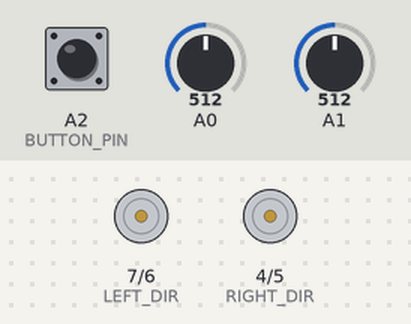
This sketch was run on a simulated Arduino Uno, built with avr-gcc and run on an emulated ATmega328P. Parts: direction and speed pins drawn as motors (green arrow = direction pin HIGH = forward, orange = LOW = backward, longer = more drive). Inputs (shaded band) come from the test bench; at power-on: A2 (BUTTON_PIN) HIGH, A0 = 512, A1 = 512.

Above: at 1.2 s.
1.3 s: A2 (BUTTON_PIN) pulled LOW for 0.15 s
At 1.5 s:
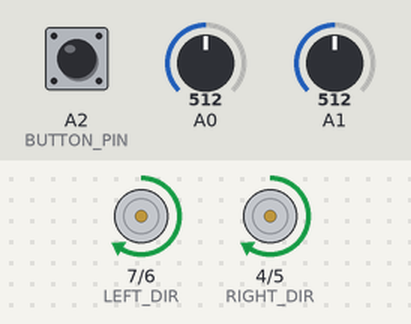
4.3 s: A0 set to 684
7.3 s: A0 set to 708
At 8.3 s:
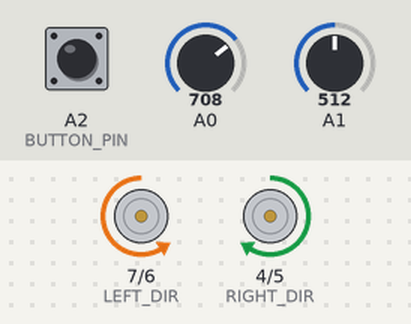
8.8 s: A2 (BUTTON_PIN) pulled LOW for 1 s
At 8.9 s:
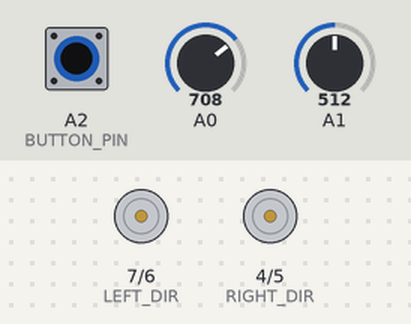
11.3 s: A2 (BUTTON_PIN) pulled LOW for 3.2 s
At 15.4 s:
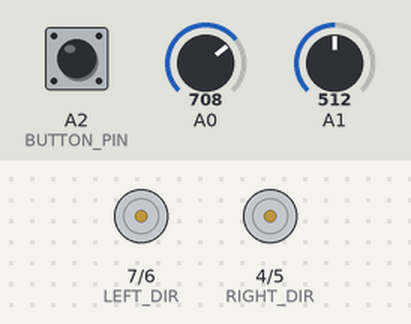
Timing chart, 0 to 16.9 s (numbered marks = the images above; inputs shaded):
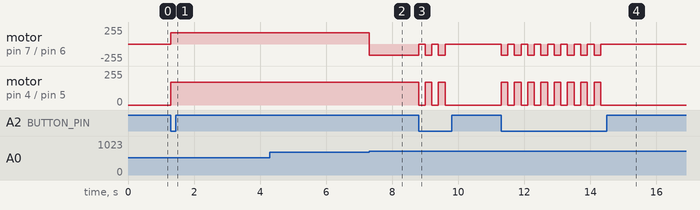

Measured:
- the behaviour switches between 700 and 701 on A0 (found by bisection; images 1 and 2)
- after the input at 1.3 s, motor on pin 7 (LEFT_DIR) / pin 6 (LEFT_SPEED), motor on pin 4 (RIGHT_DIR) / pin 5 (RIGHT_SPEED): stopped → forward 170/255 at once
- after the input at 7.3 s, motor on pin 7 (LEFT_DIR) / pin 6 (LEFT_SPEED): forward 170/255 → backward 170/255 at once

The sketch:

car.ino
```cpp
#define RIGHT_SPEED 5
#define LEFT_SPEED 6
#define RIGHT_DIR 4
#define LEFT_DIR 7
#define SENSOR_RIGHT A0
#define SENSOR_LEFT A1
#define BUTTON_PIN A2

const int SENSOR_THRESHOLD = 700;
const int BASE_SPEED = 170;
const int BACK_TIME = 200;

int sensorValue = 0;

bool isActive = false;
bool isSearching = false;
unsigned long lostTime = 0;

void setup() {
    //Serial.begin(9600);
    pinMode(RIGHT_DIR, OUTPUT);
    pinMode(LEFT_DIR, OUTPUT);
    pinMode(BUTTON_PIN, INPUT_PULLUP);
}

void loop()
{
    sensorValue = analogRead(A1);
    handleButton();
    //Serial.print("sensor = ");
    //Serial.print(sensorValue);
    //Serial.print('\n');

    if(isActive) {
        if(isSearching) {
            handleSearch();
        } else {
            followLine();
        }
    } else {
        stopMotors();
    }

}

void followLine()
{
    bool right = digitalReadSensor(SENSOR_RIGHT);
    bool left = digitalReadSensor(SENSOR_LEFT);

    if(right && left) {
        moveForward(BASE_SPEED);
    }
    else if(right) {
        turnRight(BASE_SPEED);
    }
    else if(left) {
        turnLeft(BASE_SPEED);
    }
    else {
        startSearch();
    }
}


void startSearch()
{
    isSearching = true;
    lostTime = millis();
    moveBackward(BASE_SPEED);
}


void handleSearch()
{
    if(millis() - lostTime > BACK_TIME) {
        isSearching = false;
        moveForward(BASE_SPEED);
    }

    if(digitalReadSensor(SENSOR_RIGHT) || digitalReadSensor(SENSOR_LEFT)) {
        isSearching = false;
    }
}


void moveBackward(int speed)
{
    digitalWrite(RIGHT_DIR, HIGH);
    digitalWrite(LEFT_DIR, HIGH);
    analogWrite(RIGHT_SPEED, speed);
    analogWrite(LEFT_SPEED, speed);
}


void handleButton()
{
    static unsigned long lastPress = 0;
    if(millis() - lastPress > 200 && digitalRead(BUTTON_PIN) == LOW) {
        isActive = !isActive;
        lastPress = millis();
    }
}

bool digitalReadSensor(int pin)
{
    return analogRead(pin) > SENSOR_THRESHOLD ? 1 : 0;
}

void moveForward(int speed)
{
    digitalWrite(RIGHT_DIR, LOW);
    digitalWrite(LEFT_DIR, LOW);
    analogWrite(RIGHT_SPEED, speed);
    analogWrite(LEFT_SPEED, speed);
}

void turnRight(int speed)
{
    digitalWrite(RIGHT_DIR, HIGH);
    digitalWrite(LEFT_DIR, LOW);
    analogWrite(RIGHT_SPEED, speed);
    analogWrite(LEFT_SPEED, speed);
}

void turnLeft(int speed)
{
    digitalWrite(RIGHT_DIR, LOW);
    digitalWrite(LEFT_DIR, HIGH);
    analogWrite(RIGHT_SPEED, speed);
    analogWrite(LEFT_SPEED, speed);
}

void stopMotors()
{
    analogWrite(RIGHT_SPEED, 0);
    analogWrite(LEFT_SPEED, 0);
}
```
